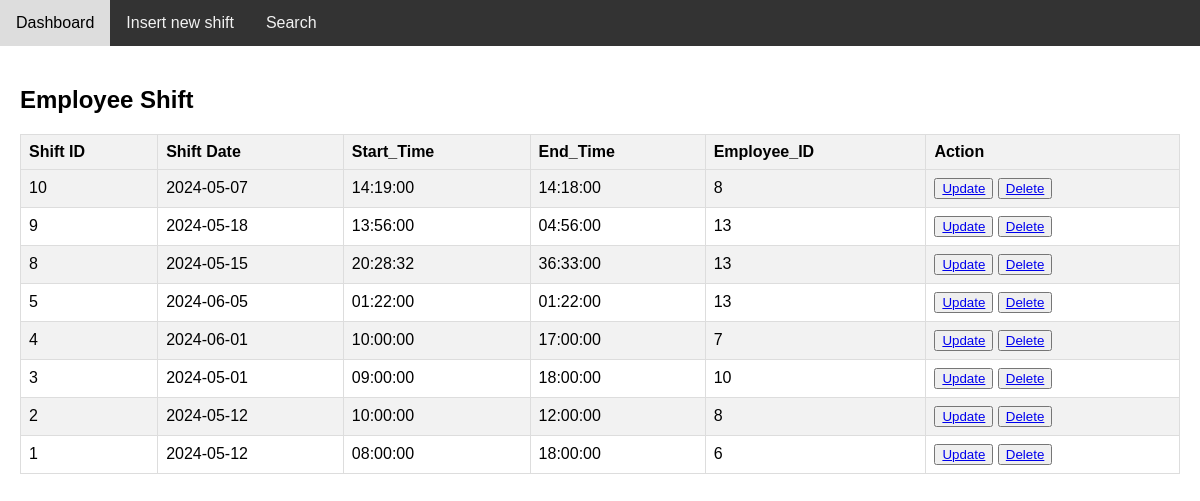
Page /Restaurant/employee/shift.php (signed in) on the committed database.
### tables this page shows
CREATE TABLE `shift` (
  `Shift_ID` int(10) NOT NULL,
  `Shift_Date` date DEFAULT NULL,
  `Start_Time` time DEFAULT NULL,
  `End_Time` time DEFAULT NULL,
  `Employee_ID` int(10) NOT NULL
);

### Restaurant/employee/shift.php (the view, shortened to what this page needs)
<!DOCTYPE html>
<html>
<head>
    <link rel="stylesheet" type="text/css" href="shift.css">
    <link rel="stylesheet" href="https://cdnjs.cloudflare.com/ajax/libs/font-awesome/4.7.0/css/font-awesome.min.css">
</head>
<body>
<div class="topnav">
  <a href="http://localhost/dbdine/Restaurant/r_dashboard/r_dashboard.php">Dashboard</a>
  <a href="http://localhost/dbdine/Restaurant/employee/shift_add.php">Insert new shift</a>
  <a href="http://localhost/dbdine/Restaurant/employee/shift_search.php">Search</a>
</div>
<div class="content">
  <h2>Employee Shift</h2>
  <?php
    include("../../admin/db.php");
  $Restaurant_ID = $_SESSION['Restaurant_ID'];
  $sql = "SELECT * FROM `shift`
        WHERE Employee_ID IN(SELECT Employee_ID FROM Employee WHERE Restaurant_ID = ?)
        ORDER BY Shift_ID DESC";
$stmt1 = $conn->prepare($sql);
$stmt1->bind_param("i", $Restaurant_ID);
$stmt1->execute();
$result1 = $stmt1->get_result();
$stmt1->execute();
$result1 = $stmt1->get_result();
echo "<table border='1'>";
echo "<tr>
<th>Shift ID</th>
<th>Shift Date</th>
<th>Start_Time</th>
<th>End_Time</th>
<th>Employee_ID</th>
<th>Action</th>
</tr>";
while($row = $result1->fetch_assoc()) {
    echo "<tr>
    <td>".$row["Shift_ID"]."</td>
    <td>".$row["Shift_Date"]."</td>
    <td>".$row["Start_Time"]."</td>
    <td>".$row["End_Time"]."</td>
    <td>".$row["Employee_ID"]."</td>
    <td>
    <button><a href='./shift_update.php?Shift_ID=$row[Shift_ID]'>Update</a></button>
    <button><a href='./shift_delete.php?Shift_ID=$row[Shift_ID]'>Delete</a></button>
</td>
    </tr>";
}
echo "</table>";
  ?>
</div>
</body>
</html>

### Restaurant/employee/shift.css (style rules this page uses)
body { font-family: Arial, sans-serif; margin: 0; padding: 0; }
.topnav { overflow: hidden; background-color: #333; }
.topnav a { float: left; color: #f2f2f2; text-align: center; padding: 14px 16px; text-decoration: none; }
.content { padding: 20px; }
table { border-collapse: collapse; width: 100%; border: 1px solid #ddd; }
th, td { border: 1px solid #ddd; padding: 8px; text-align: left; }
th { background-color: #f2f2f2; }
tr:nth-child(even) { background-color: #f2f2f2; }

### rows in the picture
shift: Shift_ID "10", Shift_Date "2024-05-07", Start_Time "14:19:00", End_Time "14:18:00", Employee_ID "8"
shift: Shift_ID "9", Shift_Date "2024-05-18", Start_Time "13:56:00", End_Time "04:56:00", Employee_ID "13"
shift: Shift_ID "8", Shift_Date "2024-05-15", Start_Time "20:28:32", End_Time "36:33:00", Employee_ID "13"
shift: Shift_ID "5", Shift_Date "2024-06-05", Start_Time "01:22:00", End_Time "01:22:00", Employee_ID "13"
shift: Shift_ID "4", Shift_Date "2024-06-01", Start_Time "10:00:00", End_Time "17:00:00", Employee_ID "7"
shift: Shift_ID "3", Shift_Date "2024-05-01", Start_Time "09:00:00", End_Time "18:00:00", Employee_ID "10"
shift: Shift_ID "2", Shift_Date "2024-05-12", Start_Time "10:00:00", End_Time "12:00:00", Employee_ID "8"
shift: Shift_ID "1", Shift_Date "2024-05-12", Start_Time "08:00:00", End_Time "18:00:00", Employee_ID "6"
